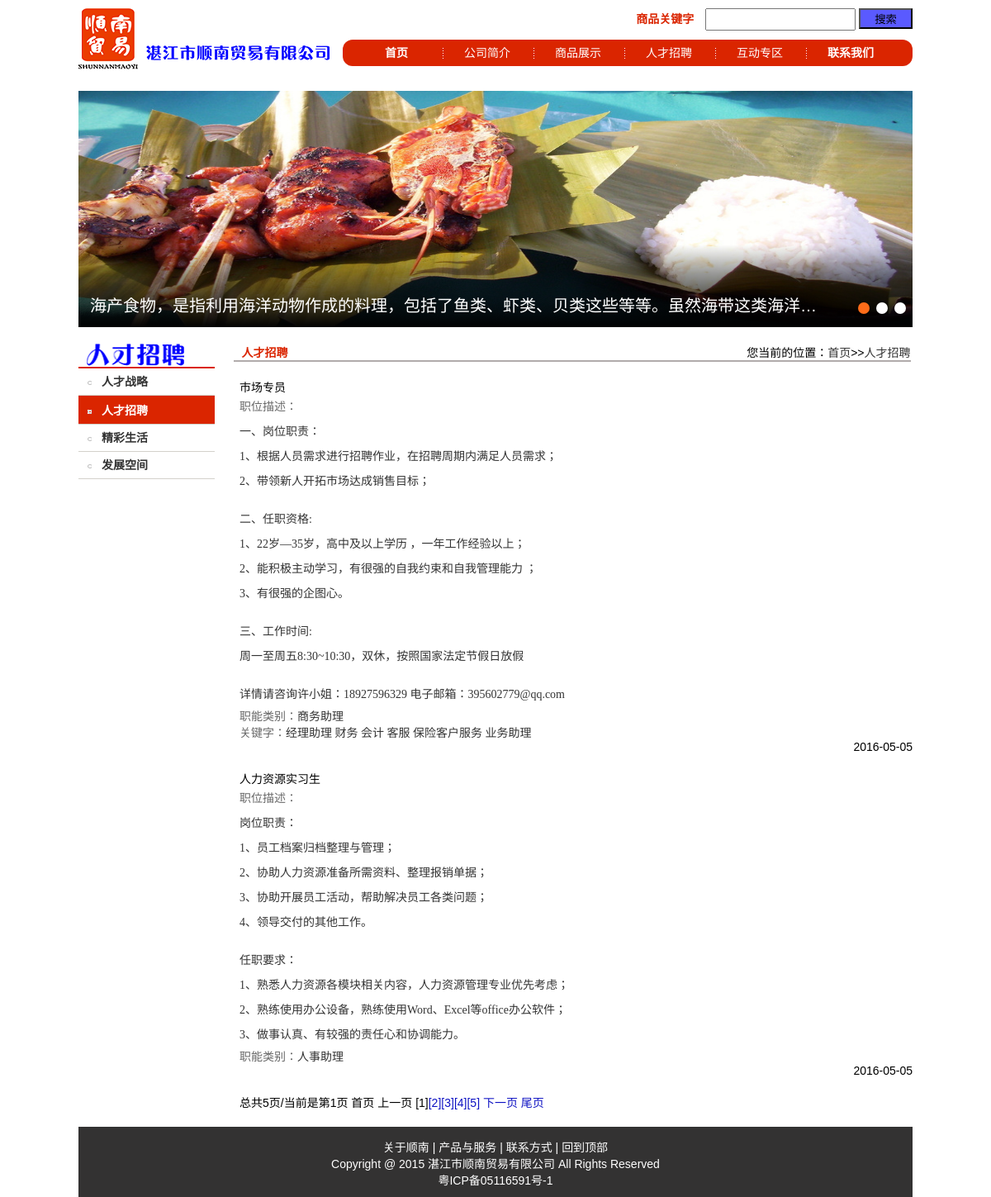
/pc/rencaizhaopin.php, run on the app's committed database.
### tables this page shows
CREATE TABLE IF NOT EXISTS `album` (
  `id` int(10) unsigned NOT NULL AUTO_INCREMENT,
  `pid` int(10) unsigned NOT NULL,
  `jid` int(10) unsigned NOT NULL,
  `sid` int(10) unsigned NOT NULL,
  `albumPath` varchar(50) NOT NULL,
  `time` date NOT NULL,
  PRIMARY KEY (`id`)
);

CREATE TABLE IF NOT EXISTS `jdtuku` (
  `id` int(10) unsigned NOT NULL AUTO_INCREMENT,
  `title` varchar(50) NOT NULL,
  `tuku` varchar(50) NOT NULL,
  `href` varchar(50) NOT NULL,
  `status` varchar(50) NOT NULL DEFAULT '是',
  `time` date NOT NULL,
  PRIMARY KEY (`id`)
);

CREATE TABLE IF NOT EXISTS `zhaopin` (
  `id` int(10) unsigned NOT NULL AUTO_INCREMENT,
  `title` varchar(80) NOT NULL,
  `content` text NOT NULL,
  `status` varchar(50) DEFAULT '',
  `time` date NOT NULL,
  PRIMARY KEY (`id`)
);

### lib/mysql.func.php (called while the page is built, shortened)
<?php
function fetchAll($sql,$result_type=MYSQL_ASSOC){
	$result=mysql_query($sql);
	while(@$row=mysql_fetch_array($result,$result_type)){
		$rows[]=$row;
	}
	return $rows;
}
function getResultNum($sql){
	$result=mysql_query($sql);
	return mysql_num_rows($result);
}

### core/Jdtuku.inc.php (called while the page is built, shortened)
<?php
function getAllImgByJdtukuId($id){
	$sql="select a.albumPath from album a where jid={$id} order by time desc limit 1";
	$rows=fetchAll($sql);
	return $rows;
}

### pc/rencaizhaopin.php (the view, shortened to what this page needs)
<!DOCTYPE html PUBLIC "-//W3C//DTD XHTML 1.0 Transitional//EN" "http://www.w3.org/TR/xhtml1/DTD/xhtml1-transitional.dtd">
<html xmlns="http://www.w3.org/1999/xhtml">
<head>
<link href="style/base.css" rel="stylesheet" type="text/css" />
<link href="style/gonsi.css" rel="stylesheet" type="text/css" />
</head>
<body>
<?php include("top.php");?>
<div class="gonsi_3">
	<div class="gonsi_3_left">
		<p><img src="images/rencai_3.gif" width="118" height="28" style="margin-left:10px;" /></p>
        <ul>
       	    <li  id="gs_1" class='gs_li  ' ><a href="rencai.php"><img src="images/gonsi_2.gif" />人才战略</a></li>
             <li  id="gs_2" class='gs_li gs_li1'  ><a href="rencaizhaopin.php"><img src="images/gonsi_2.gif" />人才招聘</a></li>
             <li  id="gs_3" class='gs_li' ><a href="rencaishenghuo.php"><img src="images/gonsi_2.gif" />精彩生活</a></li>
             <li  id="gs_4" class='gs_li'><a href="rencaifazhan.php"><img src="images/gonsi_2.gif" />发展空间</a></li>
        </ul>
    </div>
    <div class="gonsi_3_right">
     	<div class="gonsi3_right">
        	<span class="gonsi3_right1">人才招聘</span>
            <span class="gonsi3_right2">您当前的位置：<a href="index.php">首页</a>>><a href="rencaizhaopin.php">人才招聘</a></span>
        </div>
        <div class="gonsi3_right3 clearfix">
            <?php
                $sql="select * from zhaopin";
                $totalRows=getResultNum($sql);
                $pageSize=2;
                $totalPage=ceil($totalRows/$pageSize);
                $page=$_REQUEST['page']?(int)$_REQUEST['page']:1;
                $offset=($page-1)*$pageSize;
                $sql="select * from zhaopin order by time desc limit {$offset},{$pageSize}";
                $rows=fetchAll($sql);
                ?>
                 <?php  foreach($rows as $row):?>
                <div class="mb20 clearfix">
                  <p>
                      <?php echo $row['title'];?>
                  </p>
                  <p>
                      <?php echo $row['content'];?>
                  </p>
                  <p class="fr">
                      <?php echo $row['time'];?>
                  </p>
                </div>
              <?php endforeach;?>
              <?php if($totalRows>$pageSize):?>
              <p colspan="4"><?php echo showPage($page, $totalPage);?></p>
            <?php endif;?>
        </div>
    </div>
</div>
<?php include("footer.php");?>
</body>
</html>
</body>
</html>

### pc/top.php (shortened to what this page needs)
<?php
  require_once '../include.php';
?>
	<div class="header">
  	<div class="logo">
      	<span class="logo_1"><img src="images/logo.gif" width="72" height="74" /></span>
        <span class="logo_2"><img src="images/ziti_03.gif" width="224" height="18" /></span>
    </div>
    <div class="header_right">
    	<p>
        <span class="header_ziti">商品关键字</span>
      	<input name="商品关键字" type="text" style="width:162px; height:23px;" value=""  class="search"  id="search">
        <input name="搜索" type="submit" value="搜索" style="background-color:#5a5aff;width:65px; height:25px;" onclick="search()" />
      </p>
      <div id="menu">
  				<ul>
             <li id="m_1" class='m_li_a qw'><a href="index.php" target="_blank">首页</a></li>
            <li id="m_2" class='m_li' onmouseover='mover(2);' onmouseout='mout(2);'><a href="gonsi.php" target="_blank">公司简介</a></li>
            <li id="m_3" class='m_li' onmouseover='mover(3);' onmouseout='mout(3);'><a href="shangpinall.php" target="_blank">商品展示</a></li>
            <li id="m_4" class='m_li' onmouseover='mover(4);' onmouseout='mout(4);'><a href="rencai.php" target="_blank">人才招聘</a></li>
            <li id="m_5" class='m_li' onmouseover='mover(5);' onmouseout='mout(5);'><a href="hudon.php" target="_blank">互动专区</a></li>
            <li id="m_6" class='m_li_a'><a href="me.php" target="_blank">联系我们</a></li>
          </ul>
		  </div>
      <div  id="as" class="as">
        <ul class="smenu">
  			</ul>
	    </div>
    </div>
  </div>
  <div class="banner-img">
    <div class="sliderBox fl" id="sliderIndex">
        <ul class="picBox">
          <?php
            $sql="select * from jdtuku where status like '%是%' order by time desc limit 0,5";
             if($sql){
              $rows=fetchAll($sql);
            }
            else{
              echo "对不起，没有相关的图片";
            }
          ?>
            <?php foreach($rows as $row):?>
            <li>
                <a href="<?php echo $row['href']; ?>" target="_blank">
                <?php
                  $proImgs=getAllImgByJdtukuId($row['id']);
                  foreach($proImgs as $img):
                ?>
                  <img src="../Jdtuku/<?php echo $img['albumPath'];?>" alt="<?php echo $row['title']; ?>"/>
                   <?php endforeach;?>
                </a>
                <i class="it-text-cover"></i>
                <div class="txtBox">
                    <a href="<?php echo $row['href']; ?>" class="text-hide"><?php echo $row['title']; ?></a>
                </div>
            </li>
            <?php  endforeach;?>
        </ul>
        <ul class="hd"></ul>
    </div>
  </div>

### lib/page.func.php
<?php
function showPage($page,$totalPage,$where=null,$sep="&nbsp;"){
	$where=($where==null)?null:"&".$where;
	$url = $_SERVER ['PHP_SELF'];
	$index = ($page == 1) ? "首页" : "<a href='{$url}?page=1{$where}'>首页</a>";
	$last = ($page == $totalPage) ? "尾页" : "<a href='{$url}?page={$totalPage}{$where}'>尾页</a>";
	$prevPage=($page>=1)?$page-1:1;
	$nextPage=($Page>=$totalPage)?$totalPage:$page+1;
	$prev = ($page == 1) ? "上一页" : "<a href='{$url}?page={$prevPage}{$where}'>上一页</a>";
	$next = ($page == $totalPage) ? "下一页" : "<a href='{$url}?page={$nextPage}{$where}'>下一页</a>";
	$str = "总共{$totalPage}页/当前是第{$page}页";
	for($i = 1; $i <= $totalPage; $i ++) {
		if ($page == $i) {
			$p .= "[{$i}]";
		} else {
			$p .= "<a href='{$url}?page={$i}{$where}'>[{$i}]</a>";
		}
	}
 	$pageStr=$str.$sep . $index .$sep. $prev.$sep . $p.$sep . $next.$sep . $last;
 	return $pageStr;
}

### pc/footer.php
<div class="footer">
    <p><a href="gonsi.php">关于顺南</a>&nbsp;|&nbsp;<a href="shangpin.php">产品与服务</a>&nbsp;|&nbsp;<a href="me.php" >联系方式</a>&nbsp;|&nbsp;<a href="#namea">回到顶部</a></p>
    <p>Copyright @ 2015 湛江市顺南贸易有限公司 All Rights Reserved</p>
    <p>粤ICP备05116591号-1</p>
 </div>

### pc/style/base.css (style rules this page uses)
* { margin:0 auto; padding:0; }
ul li { list-style-type:none; }
a { color: #333333; text-decoration: none; border:none; }
body { width:1010px; height:auto; margin-top:10px; color: #000; font-family: "Microsoft YaHei", "微软雅黑", Verdana, Arial, sans-serif, "Times New Roman", "宋体"; font-size:14px; }
.fl,.f-fl { float:left; display:inline; }
.fr,.f-fr { float:right; display:inline; }
.clearfix:after,.clear:after { clear:both; content:"."; display:block; height:0; visibility:hidden; }
.clearfix,.clear { zoom:1; }
.search { width: 140px; height: 30px; line-height: 30px\9; padding: 0 8px; }
.mb20 { margin-bottom: 20px; }
.header { display: block; width: 1010px; height: 100px; text-align:center; }
.header .logo { float: left; padding-right: 24px; position: absolute; }
.header_ziti { color:#da2500; margin-right:10px; font-size:14px; font-weight:bold; }
.logo span { display: block; position:relative; float: left; margin-right: 10px; }
.logo .logo_2 { display: block; margin-top: 45px; position: relative; }
.header_right { float: right; }
.header_right p { float:right; }
#menu { width:690px; height:32px; margin-top:38px; background-color:#da2500; border-radius:12px; text-align:center; }
#menu ul { margin:auto; width:670px; height:32px; list-style-type:none; padding:0px; margin-top:0px; margin-bottom:0px; }
.m_li { float:left; width:114px; line-height:32px; text-align:center; margin-right:-2px; margin-left:-2px; }
.m_li a { display:block; color:#FFFFFF; width:114px; background:url(../images/line1.gif) no-repeat right center; }
.m_li_a { float:left; width:114px; line-height:32px; text-align:center; padding-top:3px; font-weight:bold; position:relative; height:32px; margin-top:-3px; margin-right:-2px; margin-left:-2px; }
.m_li_a a { display:block; color:#FFFFFF; width:114px; }
.qw a { background:url(../images/line1.gif) no-repeat right center; }
.as { height:30px; width:680px; }
.smenu { width:680px; margin:0px auto 0px auto; padding:0px; list-style-type:none; height:30px; }
img { border:none; }
.banner-img { width:1010px; height:286px; overflow:hidden; position:relative; z-index:1; text-align:center; }
.sliderBox { position:relative; width:1010px; }
.sliderBox .picBox { width:1010px; height:286px; }
.sliderBox .picBox li { position:relative; width:1010px; height:286px; }
.sliderBox .picBox li img, .sliderBox .picBox .img-hover { width:1010px; height:286px; }
.sliderBox .txtBox { position:absolute; bottom:0; left:0; width:100%; height:100px; line-height:148px; text-indent:1em; overflow:hidden; }
.sliderBox .txtBox a { display:block; padding-right: 100px; font-size:20px; color:#fff; }
.sliderBox .hd { position:absolute; bottom:16px; right:0; }
.it-text-cover { background: -moz-linear-gradient(top,rgba(0,0,0,0) 0,rgba(0,0,0,.4) 35%,rgba(0,0,0,.99) 100%); background: -webkit-gradient(linear,left top,left bottom,color-stop(0%,rgba(0,0,0,0)),color-stop(35%,rgba(0,0,0,.4)),color-stop(100%,rgba(0,0,0,.99))); background: -webkit-linear-gradient(top,rgba(0,0,0,0) 0,rgba(0,0,0,.4) 35%,rgba(0,0,0,.99) 100%); background: linear-gradient(to bottom,rgba(0,0,0,0) 0,rgba(0,0,0,.4) 35%,rgba(0,0,0,.99) 100%); background-repeat: repeat-x; background-position: center bottom; filter: progid:DXImageTransform.Microsoft.gradient(startColorstr='#00000000',endColorstr='#000000',GradientType=0); position: absolute; width: 100%; height: 100px; bottom: 0; left: 0; }
.text_hide, .text-hide { display: block; overflow: hidden; white-space: nowrap; text-overflow: ellipsis; }
* { -moz-transition: color 300ms, background-color 300ms; -webkit-transition: color 300ms, background-color 300ms; -o-transition: color 300ms, background-color 300ms; transition: color 300ms, background-color 300ms; }
.footer { clear:both; display:block; position:relative; color: #FFF; background-color: #333232; height: 70px; width: 1010px; padding-top:15px; line-height:20px; text-align:center; }
.footer a { color:#FFF; text-decoration:none; }

### data on the page
jdtuku: title "海产食物，是指利用海洋动物作成的料理，包括了鱼类、虾类、贝类这些等等。虽然海带这类海洋…"
album: albumPath (picture)
zhaopin: title "市场专员", content "职位描述： 一、岗位职责： 1、根据人员需求进行招聘作业，在招聘周期内满足人员需求； 2、带领新人开拓市场达成销售目标； 二、任职资格: 1、22岁—35岁，高中及以上学历 ，一年工作经验以上； 2、能积极主动学习，有很强的自我约束和自我管理能力 ； 3、有很强的企图心。 三、工作时间: 周一至周五8:30~10:30，双休，按照国家法定节假日放假 详情请咨询许小姐：18927596329 电子邮箱：395602779@qq.com 职能类别： 商务助理 关键字： 经理助理 财务 会计 客服 保险客户服务 业务助理", time "2016-05-05"
zhaopin: title "人力资源实习生", content "职位描述： 岗位职责： 1、员工档案归档整理与管理； 2、协助人力资源准备所需资料、整理报销单据； 3、协助开展员工活动，帮助解决员工各类问题； 4、领导交付的其他工作。 任职要求： 1、熟悉人力资源各模块相关内容，人力资源管理专业优先考虑； 2、熟练使用办公设备，熟练使用Word、Excel等office办公软件； 3、做事认真、有较强的责任心和协调能力。 职能类别： 人事助理", time "2016-05-05"

### other printed values
showPage($page, $totalPage) "总共5页/当前是第1页"
